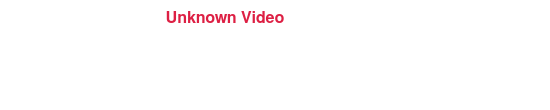
<?xml version="1.0" encoding="UTF-8"?>
<ui version="4.0">
 <class>ControllBarUI</class>
 <widget class="QWidget" name="ControllBarUI">
  <property name="geometry">
   <rect>
    <x>0</x>
    <y>0</y>
    <width>550</width>
    <height>110</height>
   </rect>
  </property>
  <property name="sizePolicy">
   <sizepolicy hsizetype="Fixed" vsizetype="Fixed">
    <horstretch>0</horstretch>
    <verstretch>0</verstretch>
   </sizepolicy>
  </property>
  <property name="minimumSize">
   <size>
    <width>550</width>
    <height>110</height>
   </size>
  </property>
  <property name="maximumSize">
   <size>
    <width>550</width>
    <height>110</height>
   </size>
  </property>
  <property name="windowTitle">
   <string>Form</string>
  </property>
  <property name="styleSheet">
   <string notr="true">background-color: transparent;</string>
  </property>
  <layout class="QVBoxLayout" name="verticalLayout">
   <property name="spacing">
    <number>5</number>
   </property>
   <property name="margin">
    <number>0</number>
   </property>
   <item>
    <widget class="QWidget" name="widget" native="true">
     <property name="sizePolicy">
      <sizepolicy hsizetype="Fixed" vsizetype="Fixed">
       <horstretch>0</horstretch>
       <verstretch>0</verstretch>
      </sizepolicy>
     </property>
     <property name="minimumSize">
      <size>
       <width>550</width>
       <height>110</height>
      </size>
     </property>
     <property name="maximumSize">
      <size>
       <width>550</width>
       <height>110</height>
      </size>
     </property>
     <property name="styleSheet">
      <string>background-image: url(:/background);
background-repeat:no-repeat;
background-position:top left;
border-radius:20;</string>
     </property>
     <layout class="QHBoxLayout" name="horizontalLayout">
      <property name="spacing">
       <number>0</number>
      </property>
      <property name="leftMargin">
       <number>15</number>
      </property>
      <property name="topMargin">
       <number>5</number>
      </property>
      <property name="rightMargin">
       <number>15</number>
      </property>
      <property name="bottomMargin">
       <number>5</number>
      </property>
      <item>
       <widget class="QWidget" name="_regionLeft" native="true">
        <property name="styleSheet">
         <string>background: transparent;</string>
        </property>
        <layout class="QVBoxLayout" name="verticalLayout_3">
         <property name="spacing">
          <number>0</number>
         </property>
         <property name="margin">
          <number>0</number>
         </property>
         <item>
          <widget class="QWidget" name="_titleSeekbarWidget" native="true">
           <property name="minimumSize">
            <size>
             <width>420</width>
             <height>0</height>
            </size>
           </property>
           <property name="styleSheet">
            <string>background: transparent;</string>
           </property>
           <layout class="QVBoxLayout" name="verticalLayout_2">
            <property name="spacing">
             <number>0</number>
            </property>
            <property name="margin">
             <number>0</number>
            </property>
            <item>
             <widget class="QLabel" name="_titleLabel">
              <property name="sizePolicy">
               <sizepolicy hsizetype="Preferred" vsizetype="Fixed">
                <horstretch>0</horstretch>
                <verstretch>0</verstretch>
               </sizepolicy>
              </property>
              <property name="minimumSize">
               <size>
                <width>411</width>
                <height>25</height>
               </size>
              </property>
              <property name="maximumSize">
               <size>
                <width>16777215</width>
                <height>25</height>
               </size>
              </property>
              <property name="font">
               <font>
                <family>FreeSans</family>
                <pointsize>12</pointsize>
                <weight>75</weight>
                <bold>true</bold>
               </font>
              </property>
              <property name="styleSheet">
               <string>color: rgb(221, 32, 68);</string>
              </property>
              <property name="text">
               <string>Unknown Video</string>
              </property>
              <property name="alignment">
               <set>Qt::AlignCenter</set>
              </property>
             </widget>
            </item>
            <item>
             <spacer name="verticalSpacer_4">
              <property name="orientation">
               <enum>Qt::Vertical</enum>
              </property>
              <property name="sizeType">
               <enum>QSizePolicy::Fixed</enum>
              </property>
              <property name="sizeHint" stdset="0">
               <size>
                <width>20</width>
                <height>5</height>
               </size>
              </property>
             </spacer>
            </item>
            <item>
             <widget class="QWidget" name="_seekBarWidget" native="true">
              <property name="sizePolicy">
               <sizepolicy hsizetype="Preferred" vsizetype="Fixed">
                <horstretch>0</horstretch>
                <verstretch>0</verstretch>
               </sizepolicy>
              </property>
              <property name="minimumSize">
               <size>
                <width>420</width>
                <height>17</height>
               </size>
              </property>
              <property name="maximumSize">
               <size>
                <width>16777215</width>
                <height>17</height>
               </size>
              </property>
              <property name="styleSheet">
               <string>background: transparent;</string>
              </property>
              <layout class="QGridLayout" name="gridLayout"/>
             </widget>
            </item>
           </layout>
          </widget>
         </item>
         <item>
          <widget class="QWidget" name="_buttonContainer" native="true">
           <property name="styleSheet">
            <string>background: transparent;</string>
           </property>
           <layout class="QHBoxLayout" name="horizontalLayout_2">
            <property name="spacing">
             <number>8</number>
            </property>
            <property name="margin">
             <number>0</number>
            </property>
            <item>
             <spacer name="horizontalSpacer_2">
              <property name="orientation">
               <enum>Qt::Horizontal</enum>
              </property>
              <property name="sizeHint" stdset="0">
               <size>
                <width>417</width>
                <height>20</height>
               </size>
              </property>
             </spacer>
            </item>
           </layout>
          </widget>
         </item>
        </layout>
       </widget>
      </item>
      <item>
       <spacer name="horizontalSpacer">
        <property name="orientation">
         <enum>Qt::Horizontal</enum>
        </property>
        <property name="sizeHint" stdset="0">
         <size>
          <width>178</width>
          <height>20</height>
         </size>
        </property>
       </spacer>
      </item>
      <item>
       <widget class="QWidget" name="_regionRight" native="true">
        <property name="styleSheet">
         <string>background: transparent;</string>
        </property>
        <layout class="QVBoxLayout" name="verticalLayout_4">
         <property name="spacing">
          <number>0</number>
         </property>
         <property name="margin">
          <number>0</number>
         </property>
         <item>
          <spacer name="verticalSpacer">
           <property name="orientation">
            <enum>Qt::Vertical</enum>
           </property>
           <property name="sizeType">
            <enum>QSizePolicy::Fixed</enum>
           </property>
           <property name="sizeHint" stdset="0">
            <size>
             <width>20</width>
             <height>30</height>
            </size>
           </property>
          </spacer>
         </item>
         <item>
          <widget class="QLabel" name="_timeDisplayWidget">
           <property name="sizePolicy">
            <sizepolicy hsizetype="Preferred" vsizetype="Fixed">
             <horstretch>0</horstretch>
             <verstretch>0</verstretch>
            </sizepolicy>
           </property>
           <property name="minimumSize">
            <size>
             <width>100</width>
             <height>17</height>
            </size>
           </property>
           <property name="maximumSize">
            <size>
             <width>16777215</width>
             <height>17</height>
            </size>
           </property>
           <property name="font">
            <font>
             <family>FreeSans</family>
             <weight>75</weight>
             <bold>true</bold>
            </font>
           </property>
           <property name="text">
            <string/>
           </property>
           <property name="alignment">
            <set>Qt::AlignRight|Qt::AlignTrailing|Qt::AlignVCenter</set>
           </property>
          </widget>
         </item>
         <item>
          <widget class="QWidget" name="_volumeWidget" native="true">
           <property name="styleSheet">
            <string>background: transparent;</string>
           </property>
           <layout class="QHBoxLayout" name="horizontalLayout_6">
            <property name="spacing">
             <number>5</number>
            </property>
            <property name="margin">
             <number>0</number>
            </property>
            <item>
             <spacer name="horizontalSpacer_3">
              <property name="orientation">
               <enum>Qt::Horizontal</enum>
              </property>
              <property name="sizeHint" stdset="0">
               <size>
                <width>105</width>
                <height>20</height>
               </size>
              </property>
             </spacer>
            </item>
            <item>
             <widget class="QWidget" name="_muteButtonRegion" native="true">
              <property name="sizePolicy">
               <sizepolicy hsizetype="Preferred" vsizetype="Fixed">
                <horstretch>0</horstretch>
                <verstretch>23</verstretch>
               </sizepolicy>
              </property>
              <property name="minimumSize">
               <size>
                <width>0</width>
                <height>23</height>
               </size>
              </property>
              <property name="maximumSize">
               <size>
                <width>16777215</width>
                <height>23</height>
               </size>
              </property>
              <layout class="QHBoxLayout" name="horizontalLayout_5">
               <property name="spacing">
                <number>0</number>
               </property>
               <property name="margin">
                <number>0</number>
               </property>
              </layout>
             </widget>
            </item>
            <item>
             <widget class="QWidget" name="_volumeBarRegion" native="true">
              <property name="sizePolicy">
               <sizepolicy hsizetype="Preferred" vsizetype="Fixed">
                <horstretch>0</horstretch>
                <verstretch>40</verstretch>
               </sizepolicy>
              </property>
              <property name="minimumSize">
               <size>
                <width>54</width>
                <height>23</height>
               </size>
              </property>
              <property name="maximumSize">
               <size>
                <width>16777215</width>
                <height>23</height>
               </size>
              </property>
              <property name="styleSheet">
               <string>background: transparent;</string>
              </property>
              <layout class="QGridLayout" name="gridLayout_2"/>
             </widget>
            </item>
           </layout>
          </widget>
         </item>
        </layout>
       </widget>
      </item>
     </layout>
    </widget>
   </item>
  </layout>
 </widget>
 <resources/>
 <connections/>
</ui>
